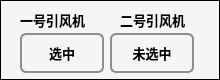
  <widget class="QFrame" name="frame_13">
   <property name="geometry">
    <rect>
     <x>912</x>
     <y>740</y>
     <width>220</width>
     <height>80</height>
    </rect>
   </property>
   <property name="sizePolicy">
    <sizepolicy hsizetype="Fixed" vsizetype="Preferred">
     <horstretch>0</horstretch>
     <verstretch>0</verstretch>
    </sizepolicy>
   </property>
   <property name="minimumSize">
    <size>
     <width>220</width>
     <height>80</height>
    </size>
   </property>
   <property name="styleSheet">
    <string notr="true">background-color: rgb(245, 245, 245);</string>
   </property>
   <property name="frameShape">
    <enum>QFrame::Box</enum>
   </property>
   <property name="frameShadow">
    <enum>QFrame::Plain</enum>
   </property>
   <widget class="QLabel" name="label_34">
    <property name="geometry">
     <rect>
      <x>20</x>
      <y>10</y>
      <width>80</width>
      <height>20</height>
     </rect>
    </property>
    <property name="font">
     <font>
      <pointsize>10</pointsize>
      <weight>75</weight>
      <bold>true</bold>
     </font>
    </property>
    <property name="text">
     <string>一号引风机</string>
    </property>
   </widget>
   <widget class="QLabel" name="fan_one_state_label_2">
    <property name="geometry">
     <rect>
      <x>130</x>
      <y>10</y>
      <width>45</width>
      <height>20</height>
     </rect>
    </property>
    <property name="text">
     <string/>
    </property>
    <property name="alignment">
     <set>Qt::AlignCenter</set>
    </property>
   </widget>
   <widget class="QPushButton" name="choseFanOneButton">
    <property name="geometry">
     <rect>
      <x>20</x>
      <y>33</y>
      <width>84</width>
      <height>40</height>
     </rect>
    </property>
    <property name="font">
     <font>
      <pointsize>10</pointsize>
      <weight>75</weight>
      <bold>true</bold>
     </font>
    </property>
    <property name="styleSheet">
     <string notr="true">QPushButton {
    border: 2px solid #8f8f91;
    border-radius: 6px;
    background-color: qlineargradient(x1: 0, y1: 0, x2: 0, y2: 1,
                                      stop: 0 #f6f7fa, stop: 1 #dadbde);
    min-width: 80px;
}

QPushButton:pressed {
    background-color: qlineargradient(x1: 0, y1: 0, x2: 0, y2: 1,
                                      stop: 0 #dadbde, stop: 1 #f6f7fa);
}

QPushButton:flat {
    border: none; /* no border for a flat push button */
}

QPushButton:default {
    border-color: navy; /* make the default button prominent */
}</string>
    </property>
    <property name="text">
     <string>选中</string>
    </property>
    <property name="flat">
     <bool>false</bool>
    </property>
   </widget>
   <widget class="QPushButton" name="choseFanTwoButton">
    <property name="enabled">
     <bool>true</bool>
    </property>
    <property name="geometry">
     <rect>
      <x>110</x>
      <y>33</y>
      <width>84</width>
      <height>40</height>
     </rect>
    </property>
    <property name="font">
     <font>
      <pointsize>10</pointsize>
      <weight>75</weight>
      <bold>true</bold>
     </font>
    </property>
    <property name="styleSheet">
     <string notr="true">QPushButton {
    border: 2px solid #8f8f91;
    border-radius: 6px;
    background-color: qlineargradient(x1: 0, y1: 0, x2: 0, y2: 1,
                                      stop: 0 #f6f7fa, stop: 1 #dadbde);
    min-width: 80px;
}

QPushButton:pressed {
    background-color: qlineargradient(x1: 0, y1: 0, x2: 0, y2: 1,
                                      stop: 0 #dadbde, stop: 1 #f6f7fa);
}

QPushButton:flat {
    border: none; /* no border for a flat push button */
}

QPushButton:default {
    border-color: navy; /* make the default button prominent */
}</string>
    </property>
    <property name="text">
     <string>未选中</string>
    </property>
    <property name="flat">
     <bool>false</bool>
    </property>
   </widget>
   <widget class="QLabel" name="label_38">
    <property name="geometry">
     <rect>
      <x>120</x>
      <y>10</y>
      <width>80</width>
      <height>20</height>
     </rect>
    </property>
    <property name="font">
     <font>
      <pointsize>10</pointsize>
      <weight>75</weight>
      <bold>true</bold>
     </font>
    </property>
    <property name="text">
     <string>二号引风机</string>
    </property>
   </widget>
  </widget>
